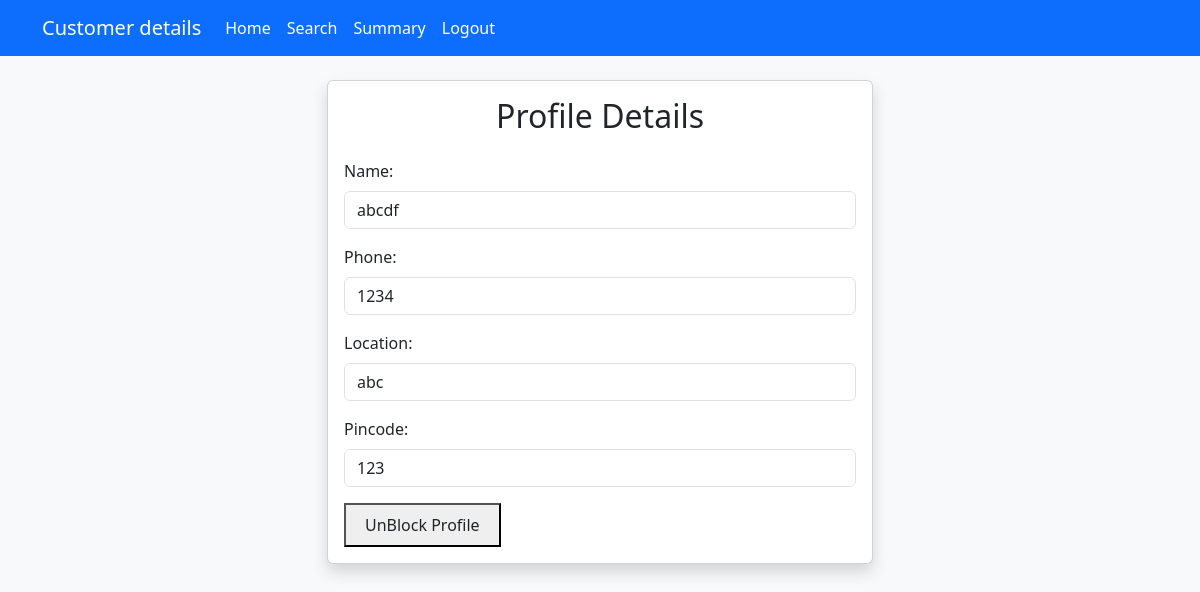
Screenshot of /check_Customer/1 with the database file from the repository.
### app.py (models this page shows)
class Customer(db.Model):
    __tablename__ = 'Customer'
    id = db.Column(db.Integer, primary_key=True,autoincrement=True)
    login_id = db.Column(db.Integer, db.ForeignKey('login.id'), nullable=False)  # Foreign key
    fullname = db.Column(db.String(150), nullable=False)
    address = db.Column(db.String(250), nullable=False)
    pincode = db.Column(db.String(10), nullable=False)
    number = db.Column(db.Integer, nullable=False, unique=True)
    status = db.Column(db.String(20), nullable=True)

### app.py (the view)
@app.route("/check_Customer/<int:id>", methods=["GET"])
def check_Customer(id):
    ustomer = Customer.query.get(id)
    return render_template("A_CustomerProfile.html", C=ustomer)

### templates/A_CustomerProfile.html (shortened to what this page needs)
<!DOCTYPE html>
<html lang="en">
<head>
    <link href="https://cdn.jsdelivr.net/npm/bootstrap@5.3.0/dist/css/bootstrap.min.css" rel="stylesheet">
    <link rel="stylesheet" href="https://cdn.jsdelivr.net/npm/bootstrap-icons@1.11.1/font/bootstrap-icons.css">
</head>
<body class="bg-light">
    <nav class="navbar navbar-expand-lg navbar-dark bg-primary">
        <div class="container">
            <h1 class="navbar-brand mb-0">Customer details</h1>
            <div class="collapse navbar-collapse" id="navbarNav">
                <ul class="navbar-nav">
                <a class="nav-link text-white" href="/DashBoard">Home</a>
                <a class="nav-link text-white" href="/ad_Search">Search</a>
                <a class="nav-link text-white" href="/ad_summary">Summary</a>
                <a class="nav-link text-white" href="/login">Logout</a>
                </ul>
            </div>
        </div>
    </nav>
    <div class="container py-4">
        <div class="row justify-content-center">
            <div class="col-md-6">
                <div class="card shadow">
                    <div class="card-body">
                        <h2 class="card-title text-center mb-4">Profile Details</h2>
                        <div class="mb-3">
                            <label for="name" class="form-label">Name:</label>
                            <input type="text" class="form-control" id="name" name="name" value="{{C.fullname}}" readonly >
                        </div>
                        <div class="mb-3">
                            <label for="phone" class="form-label">Phone:</label>
                            <input type="tel" class="form-control" id="phone" name="number" value="{{C.number}}" readonly>
                        </div>
                        <div class="mb-3">
                            <label for="location" class="form-label">Location:</label>
                            <input type="text" class="form-control" id="location" name="address" value="{{C.address}}" readonly>
                        </div>
                        <div class="mb-3">
                            <label for="location" class="form-label">Pincode:</label>
                            <input type="text" class="form-control" id="location" name="pincode" value="{{C.pincode}}" readonly>
                        </div>
                        <div class="form-group">
                            {% if C.status == "Blocked" %}
                            <button type="submit" class="my-submit-button" ><a href="/unblock_customer/{{C.id}}" class="btn btn-primar">UnBlock Profile</a></button>
                            {%else%}
                            <button type="submit" class="my-submit-button" ><a href="/block_customer/{{C.id}}" class="btn btn-primar">Block Profile</a></button>
                            {%endif%}
                        </div>
                    </div>
                </div>
            </div>
        </div>
    </div>
</body>
</html>

### rows the page displays
Customer: name "abcdf", number "1234", address "abc", pincode "123"
